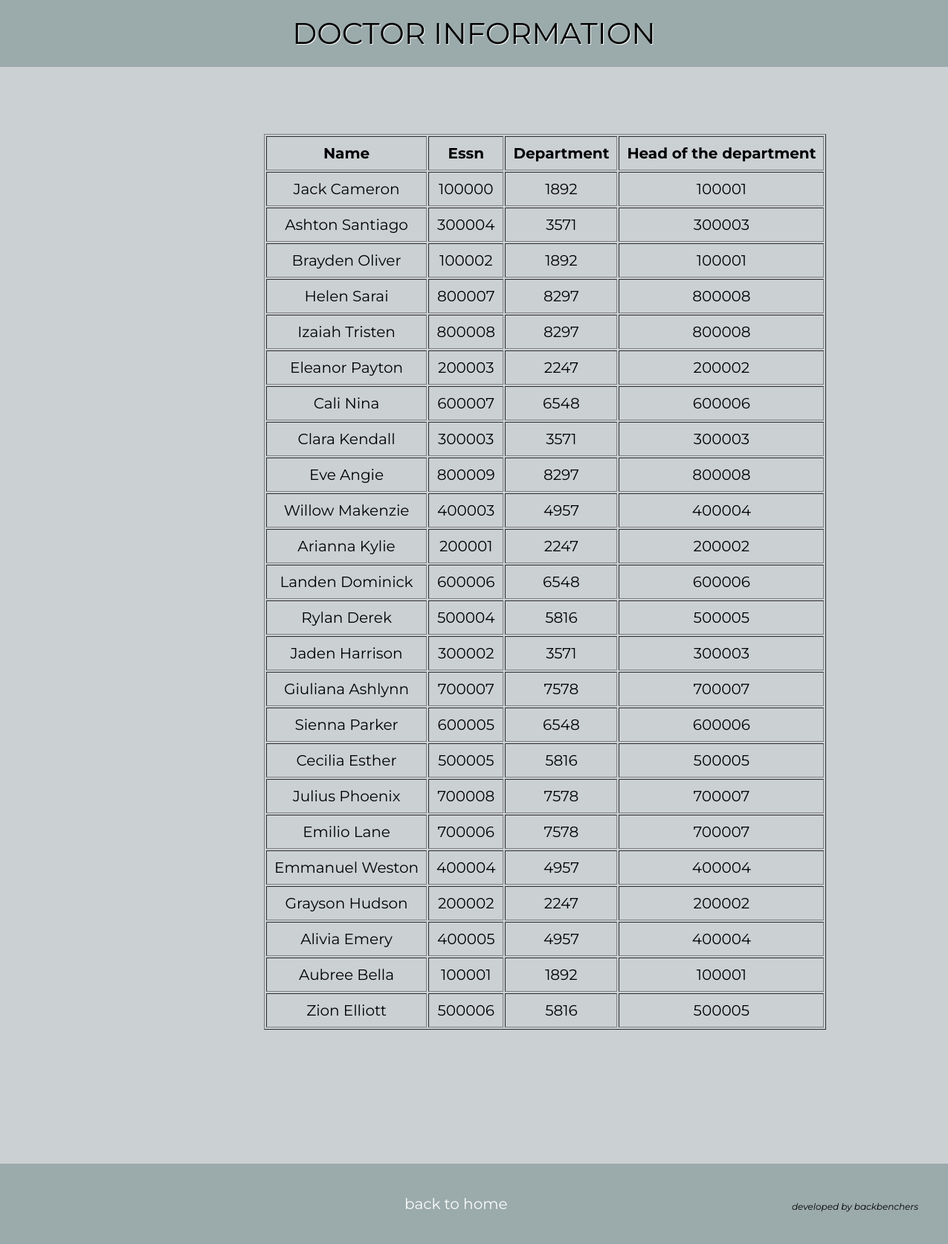
The app's page /view_doc_info.php with its own data.
### tables this page shows
CREATE TABLE `doctor_info` (
  `dName` varchar(255) NOT NULL,
  `Essn` int(11) NOT NULL,
  `department` int(11) NOT NULL,
  `Head_of_the_department` int(11) NOT NULL
);

### view_doc_info.php (the view, shortened to what this page needs)
<!DOCTYPE HTML>
<html lang="en-US">
<head>
	<link rel="stylesheet" type="text/css" href="stylein.css" media="all" />
</head>
<body>
	<div class="head">DOCTOR INFORMATION</div>
	<div class="doc">
<?php
    $result = mysql_query("SELECT * FROM doctor_info")
            or die(mysql_error());
    echo "<table border='1' cellpadding='10'>";
    echo "<tr> <th>Name</th> <th>Essn</th><th>Department</th> <th>Head of the department</th> </tr>";
    while($row = mysql_fetch_array( $result )) {
            echo "<tr>";
            echo '<td>' . $row['dName'] . '</td>';
            echo '<td>' . $row['Essn'] . '</td>';
			echo '<td>' . $row['department'] . '</td>';
			echo '<td>' . $row['Head_of_the_department'] . '</td>';
            echo "</tr>";
        }
        echo "</table>";
?>
</div>
			<div id="foot">
			<a class="but" href="index.php">back to home</a>
				<div class="footer">
				developed by backbenchers
				</div>
			</div>
</body>
</html>

### stylein.css (style rules this page uses)
body { font-family: 'Montserrat', sans-serif; background-color:#CBD0D3; margin:0px; }
.head { font-family: 'Montserrat', sans-serif; height:50px; width:100%; display:block; font-size:40px; text-align:center; font-style:bold; background-color:#9BAAAB; padding:20px 0 20px 0; position:relative; display:block; text-shadow:1px 1px 1px #FBFCFC; }
.doc { text-align:center; font-family: 'Montserrat', sans-serif; margin:90px 0 30px 355px; font-size:20px; }
.but { font-family: 'Montserrat', sans-serif; margin-left:50px; }
.footer { margin-top:20px; font-size:12px; float:right; font-style:italic; }
div#foot { font-family: 'Montserrat', sans-serif; padding:20px; position:absolute; margin-top:150px; padding:30px 75px 30px 470px; width:60%; overflow:hidden; font-size:20px; background-color:#9BAAAB; }
div#foot > a { float:left; font-family: 'Montserrat', sans-serif; padding:12px 24px; color:#FAFBFB; text-decoration:none; overflow:hidden; }

### records on screen
doctor_info: dName "Jack Cameron", Essn "100000", department "1892", Head_of_the_department "100001"
doctor_info: dName "Ashton Santiago", Essn "300004", department "3571", Head_of_the_department "300003"
doctor_info: dName "Brayden Oliver", Essn "100002", department "1892", Head_of_the_department "100001"
doctor_info: dName "Helen Sarai", Essn "800007", department "8297", Head_of_the_department "800008"
doctor_info: dName "Izaiah Tristen", Essn "800008", department "8297", Head_of_the_department "800008"
doctor_info: dName "Eleanor Payton", Essn "200003", department "2247", Head_of_the_department "200002"
doctor_info: dName "Cali Nina", Essn "600007", department "6548", Head_of_the_department "600006"
doctor_info: dName "Clara Kendall", Essn "300003", department "3571", Head_of_the_department "300003"
doctor_info: dName "Eve Angie", Essn "800009", department "8297", Head_of_the_department "800008"
doctor_info: dName "Willow Makenzie", Essn "400003", department "4957", Head_of_the_department "400004"
doctor_info: dName "Arianna Kylie", Essn "200001", department "2247", Head_of_the_department "200002"
doctor_info: dName "Landen Dominick", Essn "600006", department "6548", Head_of_the_department "600006"
doctor_info: dName "Rylan Derek", Essn "500004", department "5816", Head_of_the_department "500005"
doctor_info: dName "Jaden Harrison", Essn "300002", department "3571", Head_of_the_department "300003"
doctor_info: dName "Giuliana Ashlynn", Essn "700007", department "7578", Head_of_the_department "700007"
doctor_info: dName "Sienna Parker", Essn "600005", department "6548", Head_of_the_department "600006"
doctor_info: dName "Cecilia Esther", Essn "500005", department "5816", Head_of_the_department "500005"
doctor_info: dName "Julius Phoenix", Essn "700008", department "7578", Head_of_the_department "700007"
doctor_info: dName "Emilio Lane", Essn "700006", department "7578", Head_of_the_department "700007"
doctor_info: dName "Emmanuel Weston", Essn "400004", department "4957", Head_of_the_department "400004"
doctor_info: dName "Grayson Hudson", Essn "200002", department "2247", Head_of_the_department "200002"
doctor_info: dName "Alivia Emery", Essn "400005", department "4957", Head_of_the_department "400004"
doctor_info: dName "Aubree Bella", Essn "100001", department "1892", Head_of_the_department "100001"
doctor_info: dName "Zion Elliott", Essn "500006", department "5816", Head_of_the_department "500005"
